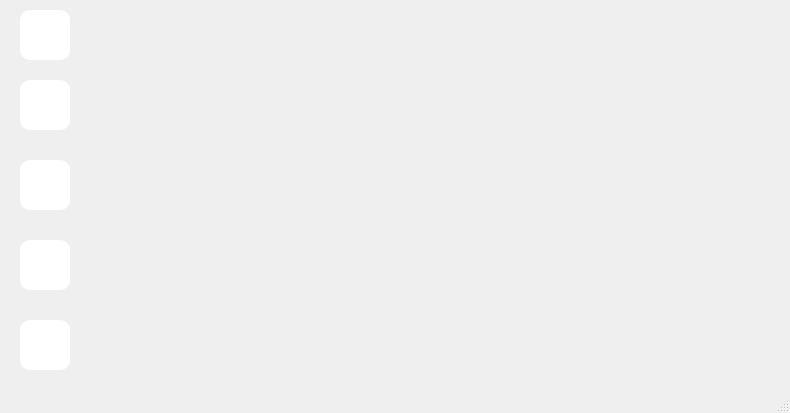
<?xml version="1.0" encoding="UTF-8"?>
<ui version="4.0">
 <class>BartenderUI</class>
 <widget class="QMainWindow" name="BartenderUI">
  <property name="geometry">
   <rect>
    <x>0</x>
    <y>0</y>
    <width>790</width>
    <height>413</height>
   </rect>
  </property>
  <property name="minimumSize">
   <size>
    <width>790</width>
    <height>413</height>
   </size>
  </property>
  <property name="maximumSize">
   <size>
    <width>790</width>
    <height>413</height>
   </size>
  </property>
  <property name="windowTitle">
   <string>Bartender</string>
  </property>
  <property name="styleSheet">
   <string notr="true">background-color: rgb(0, 0, 0);
QStatusBar{
color: rgb(255, 255, 255);
}</string>
  </property>
  <widget class="QWidget" name="centralwidget">
   <widget class="QPushButton" name="premadeDrinksButton">
    <property name="geometry">
     <rect>
      <x>20</x>
      <y>10</y>
      <width>50</width>
      <height>50</height>
     </rect>
    </property>
    <property name="font">
     <font>
      <family>Tahoma</family>
      <pointsize>10</pointsize>
     </font>
    </property>
    <property name="toolTip">
     <string>Search for premade drinks</string>
    </property>
    <property name="toolTipDuration">
     <number>2</number>
    </property>
    <property name="statusTip">
     <string>Search for premade drinks</string>
    </property>
    <property name="styleSheet">
     <string notr="true">QPushButton {
	background-color: rgb(255, 255, 255);
    border: solid;
    border-radius: 10px;
    border-style: outset;
    background: qradialgradient(
        cx: 0.3, cy: -0.4, fx: 0.3, fy: -0.4,
        radius: 1.35, stop: 0, stop: 1
        );
	max-width:50px;
  max-height:50px;
  min-width:50px;
  min-height:50px;
	background-image: url(:/images/images/premadeDrink.svg);
    }

QPushButton:pressed {
    border-style: inset;
    background: qradialgradient(
        cx: 0.4, cy: -0.1, fx: 0.4, fy: -0.1,
        radius: 1.35, stop: 0, stop: 1
        );
    }</string>
    </property>
    <property name="text">
     <string/>
    </property>
   </widget>
   <widget class="QPushButton" name="customDrinkButton">
    <property name="geometry">
     <rect>
      <x>20</x>
      <y>80</y>
      <width>50</width>
      <height>50</height>
     </rect>
    </property>
    <property name="font">
     <font>
      <family>Tahoma</family>
      <pointsize>10</pointsize>
     </font>
    </property>
    <property name="toolTip">
     <string>Make a custom drink</string>
    </property>
    <property name="toolTipDuration">
     <number>2</number>
    </property>
    <property name="statusTip">
     <string>Make a custom drink</string>
    </property>
    <property name="styleSheet">
     <string notr="true">QPushButton {
	background-color: rgb(255, 255, 255);
    border: solid;
    border-radius: 10px;
    border-style: outset;
    background: qradialgradient(
        cx: 0.3, cy: -0.4, fx: 0.3, fy: -0.4,
        radius: 1.35, stop: 0, stop: 1
        );
	max-width:50px;
  max-height:50px;
  min-width:50px;
  min-height:50px;
	background-image: url(:/images/images/customDrink.svg);
    }

QPushButton:pressed {
    border-style: inset;
    background: qradialgradient(
        cx: 0.4, cy: -0.1, fx: 0.4, fy: -0.1,
        radius: 1.35, stop: 0, stop: 1
        );
    }</string>
    </property>
    <property name="text">
     <string/>
    </property>
   </widget>
   <widget class="QStackedWidget" name="mainDisplayWidget">
    <property name="geometry">
     <rect>
      <x>140</x>
      <y>10</y>
      <width>641</width>
      <height>381</height>
     </rect>
    </property>
    <property name="currentIndex">
     <number>1</number>
    </property>
    <widget class="QWidget" name="page"/>
    <widget class="QWidget" name="page_2"/>
   </widget>
   <widget class="QPushButton" name="spotifyButton">
    <property name="geometry">
     <rect>
      <x>20</x>
      <y>160</y>
      <width>50</width>
      <height>50</height>
     </rect>
    </property>
    <property name="font">
     <font>
      <family>Tahoma</family>
      <pointsize>10</pointsize>
     </font>
    </property>
    <property name="styleSheet">
     <string notr="true">QPushButton {
	background-color: rgb(255, 255, 255);
    border: solid;
    border-radius: 10px;
    border-style: outset;
    background: qradialgradient(
        cx: 0.3, cy: -0.4, fx: 0.3, fy: -0.4,
        radius: 1.35, stop: 0, stop: 1
        );
	max-width:50px;
  max-height:50px;
  min-width:50px;
  min-height:50px;
	background-image: url(:/images/images/spotify-logo.svg);
    }

QPushButton:pressed {
    border-style: inset;
    background: qradialgradient(
        cx: 0.4, cy: -0.1, fx: 0.4, fy: -0.1,
        radius: 1.35, stop: 0, stop: 1
        );
    }</string>
    </property>
    <property name="text">
     <string/>
    </property>
   </widget>
   <widget class="QPushButton" name="settingsButton">
    <property name="geometry">
     <rect>
      <x>20</x>
      <y>320</y>
      <width>50</width>
      <height>50</height>
     </rect>
    </property>
    <property name="font">
     <font>
      <family>Tahoma</family>
      <pointsize>10</pointsize>
     </font>
    </property>
    <property name="styleSheet">
     <string notr="true">QPushButton {
	background-color: rgb(255, 255, 255);
    border: solid;
    border-radius: 10px;
    border-style: outset;
    background: qradialgradient(
        cx: 0.3, cy: -0.4, fx: 0.3, fy: -0.4,
        radius: 1.35, stop: 0, stop: 1
        );
	max-width:50px;
  max-height:50px;
  min-width:50px;
  min-height:50px;
	background-image: url(:/images/images/settings.svg);
    }

QPushButton:pressed {
    border-style: inset;
    background: qradialgradient(
        cx: 0.4, cy: -0.1, fx: 0.4, fy: -0.1,
        radius: 1.35, stop: 0, stop: 1
        );
    }</string>
    </property>
    <property name="text">
     <string/>
    </property>
   </widget>
   <widget class="QPushButton" name="homeButton">
    <property name="geometry">
     <rect>
      <x>20</x>
      <y>240</y>
      <width>50</width>
      <height>50</height>
     </rect>
    </property>
    <property name="font">
     <font>
      <family>Tahoma</family>
      <pointsize>10</pointsize>
     </font>
    </property>
    <property name="styleSheet">
     <string notr="true">QPushButton {
	background-color: rgb(255, 255, 255);
    border: solid;
    border-radius: 10px;
    border-style: outset;
    background: qradialgradient(
        cx: 0.3, cy: -0.4, fx: 0.3, fy: -0.4,
        radius: 1.35, stop: 0, stop: 1
        );
	max-width:50px;
  max-height:50px;
  min-width:50px;
  min-height:50px;
	
	background-image: url(:/images/images/home.svg);
    }

QPushButton:pressed {
    border-style: inset;
    background: qradialgradient(
        cx: 0.4, cy: -0.1, fx: 0.4, fy: -0.1,
        radius: 1.35, stop: 0, stop: 1
        );
    }</string>
    </property>
    <property name="text">
     <string/>
    </property>
   </widget>
  </widget>
  <widget class="QMenuBar" name="menubar">
   <property name="geometry">
    <rect>
     <x>0</x>
     <y>0</y>
     <width>790</width>
     <height>21</height>
    </rect>
   </property>
  </widget>
  <widget class="QStatusBar" name="statusbar"/>
 </widget>
 <resources>
  <include location="bartenderMainWindowResource.qrc"/>
 </resources>
 <connections/>
</ui>
